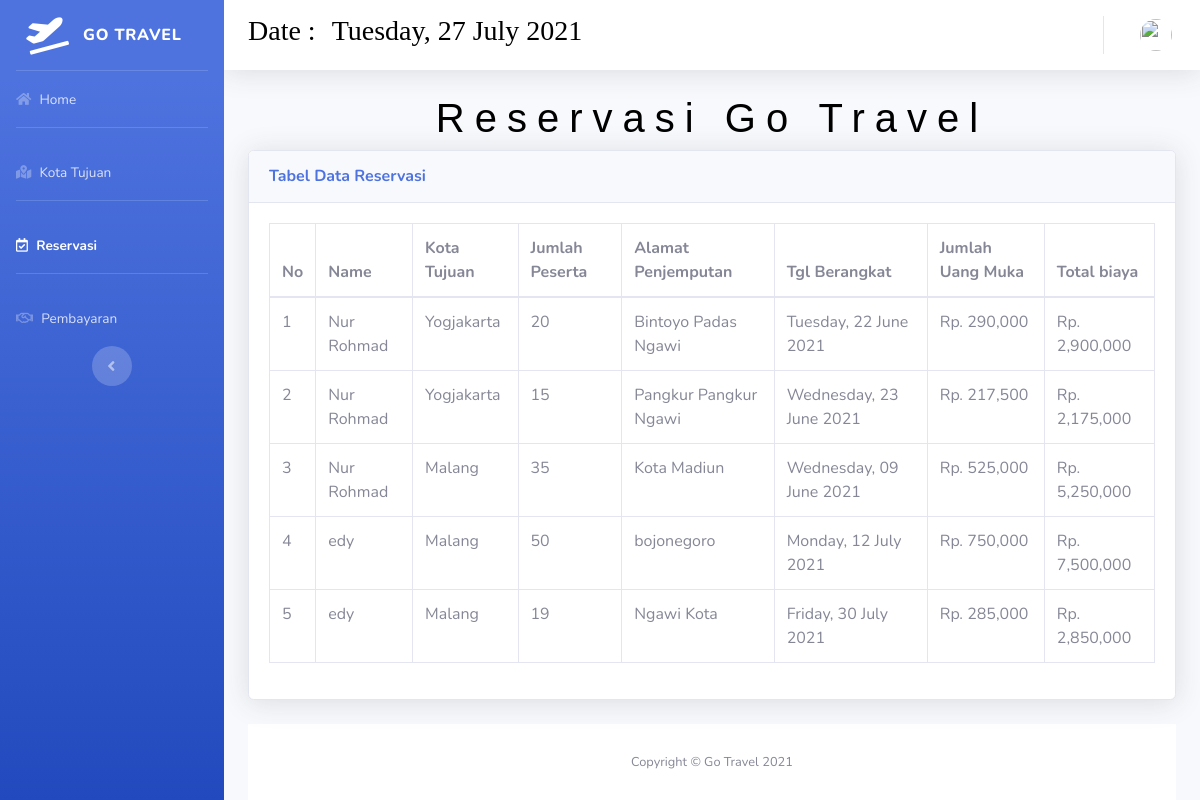
The page /index.php/admin/reservasi on the database its author committed.
### tables this page shows
CREATE TABLE `reservasi` (
  `id` int(11) NOT NULL,
  `id_user` int(11) NOT NULL,
  `nama` varchar(50) NOT NULL,
  `id_kota_tujuan` int(11) NOT NULL,
  `jumlah_orang` int(11) NOT NULL,
  `alamat_penjemputan` varchar(128) NOT NULL,
  `tgl_berangkat` date NOT NULL,
  `total_bayar` int(11) NOT NULL,
  `uang_muka` int(11) NOT NULL,
  `status_pembayaran` int(11) NOT NULL,
  `date_order` date NOT NULL
);

CREATE TABLE `kota_tujuan` (
  `id` int(11) NOT NULL,
  `name_kota` varchar(50) NOT NULL,
  `image` varchar(50) NOT NULL,
  `deskripsi` varchar(256) NOT NULL,
  `harga` int(11) NOT NULL
);

### application/controllers/Admin.php (called while the page is built, shortened)
<?php
class Admin extends CI_Controller
{
    public function __construct()
    {
        $this->load->library('form_validation');
        $this->load->model('reservasi');
    }
    public function reservasi(){
        $data['title'] = "Reservasi";
        $data['user'] = $this->db->get_where('user' ,['email'=> $this->session->userdata('email')])->row_array();
        $data['reservasi'] = $this->reservasi->allreservasi();
        $this->load->view('templete/header',$data);
        $this->load->view('templete/sidebar_admin');
        $this->load->view('templete/topbar', $data);
        $this->load->view('admin/reservasi');
        $this->load->view('templete/footer');
    }
}

### index.php (called while the page is built, shortened)
<?php
require_once BASEPATH.'core/CodeIgniter.php';

### application/models/Reservasi.php (called while the page is built, shortened)
<?php
class Reservasi extends CI_Model
{
    public function allreservasi(){
        $query = "select status_pembayaran.*, reservasi.id, reservasi.nama,reservasi.alamat_penjemputan,reservasi.jumlah_orang,
        reservasi.tgl_berangkat, reservasi.uang_muka, reservasi.total_bayar,reservasi.status_pembayaran, kota_tujuan.name_kota
        from reservasi join kota_tujuan on reservasi.id_kota_tujuan=kota_tujuan.id join status_pembayaran
        on reservasi.status_pembayaran=status_pembayaran.id_status";
        return $this->db->query($query)->result_array();
    }
}

### application/views/admin/reservasi.php (the view)
<div class="container-fluid">
    <div class="d-flex justify-content-center">
        <h1 style="color: black; font-family: Impact, Haettenschweiler, 'Arial Narrow Bold', sans-serif; letter-spacing: 10px;">Reservasi Go Travel</h1>
    </div>
            <div class="card shadow mb-4">
                        <div class="card-header py-3">
                            <h6 class="m-0 font-weight-bold text-primary">Tabel Data Reservasi</h6>
                        </div>
                  <div class="card-body">
                            <div class="table-responsive">
                                <table class="table table-bordered" id="dataTable" width="100%" cellspacing="0">
                                    <thead>
                                        <tr>
                                            <th>No</th>
                                            <th>Name</th>
                                            <th>Kota Tujuan</th>
                                            <th>Jumlah Peserta</th>
                                            <th>Alamat Penjemputan</th>
                                            <th>Tgl Berangkat</th>
                                            <th>Jumlah Uang Muka</th>
                                            <th>Total biaya</th>
                                        </tr>
                                    </thead>
                                    <tbody>
                                        <?php $i=1 ?>
                                        <?php foreach($reservasi as $r): ?>
                                        <tr>
                                            <td><?= $i; ?></td>
                                            <td><?= $r['nama'] ?></td>
                                            <td><?= $r['name_kota'] ?></td>
                                            <td><?= $r['jumlah_orang'] ?></td>
                                            <td><?= $r['alamat_penjemputan'] ?></td>
                                            <td><?= date('l, d F Y',strtotime($r['tgl_berangkat'])) ?></td>
                                            <td><?= 'Rp. '.number_format($r['uang_muka']) ?></td>
                                            <td><?= 'Rp. '.number_format($r['total_bayar']) ?></td>
                                        </tr>
                                        <?php $i++; ?>
                                        <?php endforeach; ?>
                                    </tbody>
                                </table>
                            </div>
                     </div>
            </div>

### rows shown on the page
reservasi: nama "Nur Rohmad", id_kota_tujuan.name_kota "Yogjakarta", jumlah_orang "20", alamat_penjemputan "Bintoyo Padas Ngawi", tgl_berangkat "Tuesday, 22 June 2021", uang_muka "290,000", total_bayar "2,900,000"
reservasi: nama "Nur Rohmad", id_kota_tujuan.name_kota "Yogjakarta", jumlah_orang "15", alamat_penjemputan "Pangkur Pangkur Ngawi", tgl_berangkat "Wednesday, 23 June 2021", uang_muka "217,500", total_bayar "2,175,000"
reservasi: nama "Nur Rohmad", id_kota_tujuan.name_kota "Malang", jumlah_orang "35", alamat_penjemputan "Kota Madiun", tgl_berangkat "Wednesday, 09 June 2021", uang_muka "525,000", total_bayar "5,250,000"
reservasi: nama "edy", id_kota_tujuan.name_kota "Malang", jumlah_orang "50", alamat_penjemputan "bojonegoro", tgl_berangkat "Monday, 12 July 2021", uang_muka "750,000", total_bayar "7,500,000"
reservasi: nama "edy", id_kota_tujuan.name_kota "Malang", jumlah_orang "19", alamat_penjemputan "Ngawi Kota", tgl_berangkat "Friday, 30 July 2021", uang_muka "285,000", total_bayar "2,850,000"
